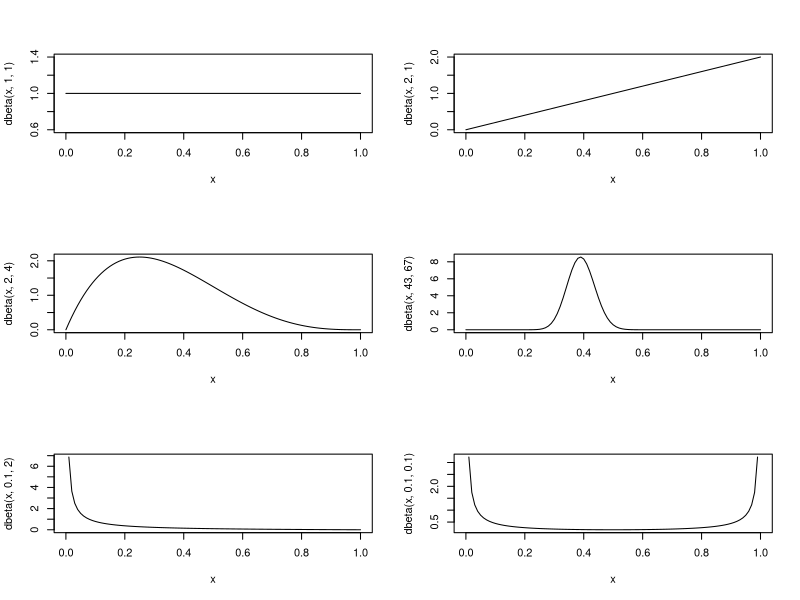
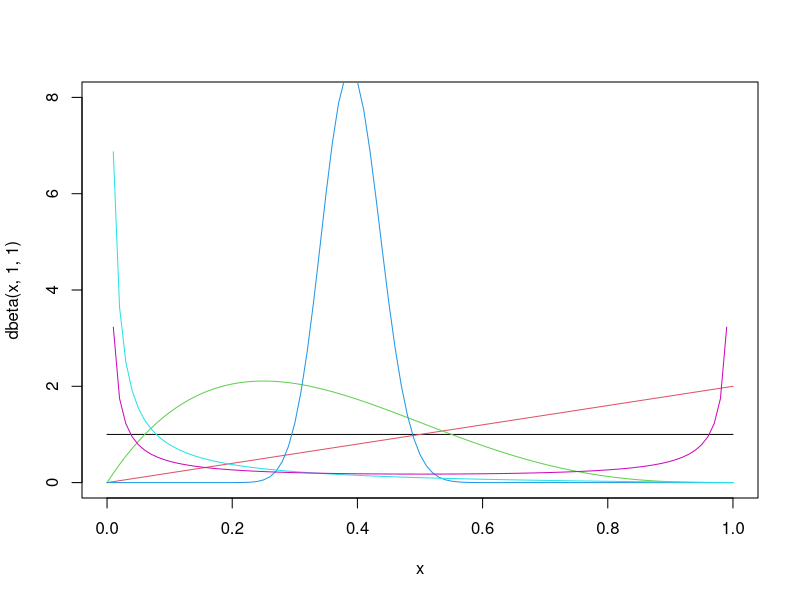

R code for these plots, in order: (Note: this script raises an error after producing the figures.)
# Feuille 1, exercice 2
rm(list = ls())

# Question 1 : loi beta
par(mfrow = c(3, 2))
curve(dbeta(x, 1, 1)) # la Beta(1,1) correspond à la loi uniforme
curve(dbeta(x, 2, 1))
curve(dbeta(x, 2, 4))
curve(dbeta(x, 43, 67)) # avec des valeurs plus élevées des paramètres, on a une loi plus piquée
curve(dbeta(x, 0.1, 2))
curve(dbeta(x, 0.1, 0.1))

# variante : toutes les courbes sur le même graphe
par(mfrow = c(1, 1))
curve(dbeta(x, 1, 1), ylim = c(0, 8)) # la Beta(1,1) correspond à la loi uniforme
curve(dbeta(x, 2, 1), add = T, col = 2)
curve(dbeta(x, 2, 4), add = T, col = 3)
curve(dbeta(x, 43, 67), add = T, col = 4) # avec des valeurs plus élevées des paramètres, on a une loi plus piquée
curve(dbeta(x, .1, 2), add = T, col = 5)
curve(dbeta(x, .1, .1), add = T, col = 6)

# variante : même graphique avec ggplot2
require(ggplot2)
x = seq(0, 1, len = 1e4)
p = qplot(x, geom = "blank")
p = p + stat_function(
  aes(x = x, y = ..y..),
  fun = dbeta,
  colour = "red",
  args = list(shape1 = 1, shape2 = 1)
)
p = p + stat_function(
  aes(x = x, y = ..y..),
  fun = dbeta,
  colour = "green",
  args = list(shape1 = 2, shape2 = 1)
)
p = p + stat_function(
  aes(x = x, y = ..y..),
  fun = dbeta,
  colour = "blue",
  args = list(shape1 = 2, shape2 = 4)
)
p = p + stat_function(
  aes(x = x, y = ..y..),
  fun = dbeta,
  colour = "black",
  args = list(shape1 = 43, shape2 = 67)
)
p = p + stat_function(
  aes(x = x, y = ..y..),
  fun = dbeta,
  colour = "orange",
  args = list(shape1 = .1, shape2 = 2)
)
p = p + stat_function(
  aes(x = x, y = ..y..),
  fun = dbeta,
  colour = "purple",
  args = list(shape1 = .1, shape2 = .1)
)
p
# à chaque fois, le paramètre args donne les paramètres à envoyer à la fonction dbeta

# Question 3
# Simulons quatre échantillons
theta = 0.6
y1 = rbinom(20, 1, theta)
y2 = rbinom(100, 1, theta)
y3 = rbinom(1000, 1, theta)
y4 = rbinom(1e4, 1, theta)

par(mfrow = c(3, 2))
curve(dbeta(x, 1, 1))
curve(dbeta(x, 1 + sum(y1), 1 + 20 - sum(y1)))
curve(dbeta(x, 1 + sum(y2), 1 + 100 - sum(y2)))
curve(dbeta(x, 1 + sum(y3), 1 + 1000 - sum(y3)))
curve(dbeta(x, 1 + sum(y4), 1 + 10000 - sum(y4)))
# lorsque la taille de l'échantillon augmente, la posterior se concentre autour de la vraie valeur

# variante :  même graphique avec ggplot2
x = seq(0, 1, len = 1e4)
p = qplot(x, geom = "blank")
p = p + stat_function(
  aes(x = x, y = ..y..),
  fun = dbeta,
  colour = "red",
  args = list(shape1 = 1, shape2 = 1)
)
p = p + stat_function(
  aes(x = x, y = ..y..),
  fun = dbeta,
  colour = "green",
  args = list(shape1 = 1 + sum(y1), shape2 = 1 + 20 - sum(y1))
)
p = p + stat_function(
  aes(x = x, y = ..y..),
  fun = dbeta,
  colour = "blue",
  args = list(shape1 = 1 + sum(y2), shape2 = 1 + 100 - sum(y2))
)
p = p + stat_function(
  aes(x = x, y = ..y..),
  fun = dbeta,
  colour = "black",
  args = list(shape1 = 1 + sum(y3), shape2 = 1 + 1000 - sum(y3))
)
p = p + stat_function(
  aes(x = x, y = ..y..),
  fun = dbeta,
  colour = "orange",
  args = list(shape1 = 1 + sum(y4), shape2 = 1 + 1e4 - sum(y4))
)
p

#avec la vraie valeur en plus
p = p + geom_vline(xintercept = theta, col = "purple")
p

p + xlim(c(.4, .8))


# Feuille 1, exercice 3

rm(list=ls())

# question 3

par(mfrow = c(2, 2))

# Lois a priori
curve(dgamma(x, 1, 0.5), xlim = c(0, 3), ylim = c(0, 4))
curve(dgamma(x, 1, 2), add = T, col = 2)
curve(dgamma(x, 1, 10), add = T, col = 3)
curve(dgamma(x, 2, 2), add = T, col = 4)

# question 4

lambda = 0.5
y1 = rpois(20, lambda)
y2 = rpois(100, lambda)
y3 = rpois(1000, lambda)

# Loi a posteriori après 20 observations
curve(dgamma(x, 1 + sum(y1), 0.5 + 20),
      xlim = c(0, 3),
      ylim = c(0, 4))
curve(dgamma(x, 1 + sum(y1), 2 + 20), add = T, col = 2)
curve(dgamma(x, 1 + sum(y1), 10 + 20), add = T, col = 3)
curve(dgamma(x, 2 + sum(y1), 2 + 20), add = T, col = 4)
curve(dgamma(x, .5 + sum(y1), 20), add = T, col = 5)

# Après 100 observations
curve(dgamma(x, 1 + sum(y2), 0.5 + 100),
      xlim = c(0, 3),
      ylim = c(0, 4))
curve(dgamma(x, 1 + sum(y2), 2 + 100), add = T, col = 2)
curve(dgamma(x, 1 + sum(y2), 10 + 100), add = T, col = 3)
curve(dgamma(x, 2 + sum(y2), 2 + 100), add = T, col = 4)
curve(dgamma(x, .5 + sum(y2), 100), add = T, col = 5)

# Après 1000 observations
curve(dgamma(x, 1 + sum(y3), 0.5 + 1000),
      xlim = c(0, 3),
      ylim = c(0, 10))
curve(dgamma(x, 1 + sum(y3), 2 + 1000), add = T, col = 2)
curve(dgamma(x, 1 + sum(y3), 10 + 1000), add = T, col = 3)
curve(dgamma(x, 2 + sum(y3), 2 + 1000), add = T, col = 4)
curve(dgamma(x, .5 + sum(y3), 1000), add = T, col = 5)


# question 5
# pour une loi Gamma(a, b), l'espérance vaut a/b et le mode (a-1)/b

# espérance a priori :
c(1, 1, 1, 2) / c(0.5, 2, 10, 2)

# espérance a posteriori :
(c(1, 1, 1, 2) + sum(y1)) / (c(0.5, 2, 10, 2) +  20)
(c(1, 1, 1, 2) + sum(y2)) / (c(0.5, 2, 10, 2) +  100)
(c(1, 1, 1, 2) + sum(y3)) / (c(0.5, 2, 10, 2) +  1000)

# MAP
(c(1, 1, 1, 2) + sum(y1) - 1) / (c(0.5, 2, 10, 2) +  20)
(c(1, 1, 1, 2) + sum(y2) - 1) / (c(0.5, 2, 10, 2) +  100)
(c(1, 1, 1, 2) + sum(y3) - 1) / (c(0.5, 2, 10, 2) +  1000)

# si on n'a pas de formule analytique, on peut tout de même trouver le mode
optimize(function(x) {
  dgamma(x, 1 + sum(y3), 1 + 1000)
}, c(0, 3), maximum = T)
# pour l'espérance sans formule analytique, on pourra faire du Monte-Carlo, cf TD 2

# question 6
# intervalles de crédibilité pour une prior gamma(1, 1)
qgamma(c(.025, .975), 1 + sum(y1), .5 + 20)
qgamma(c(.025, .975), 1 + sum(y2), .5 + 100)
qgamma(c(.025, .975), 1 + sum(y3), .5 + 1000)

# intervalles de crédibilité pour différentes prior, avec n=20
qgamma(c(.025, .975), 1 + sum(y1), .5 + 20)
qgamma(c(.025, .975), 1 + sum(y1), 2 + 20)
qgamma(c(.025, .975), 1 + sum(y1), 10 + 20)
qgamma(c(.025, .975), 2 + sum(y1), .2 + 20)

# intervalles de crédibilité pour différentes prior, avec n=1000
qgamma(c(.025, .975), 1 + sum(y3), .5 + 1000)
qgamma(c(.025, .975), 1 + sum(y3), 2 + 1000)
qgamma(c(.025, .975), 1 + sum(y3), 10 + 1000)
qgamma(c(.025, .975), 2 + sum(y3), .2 + 1000)
